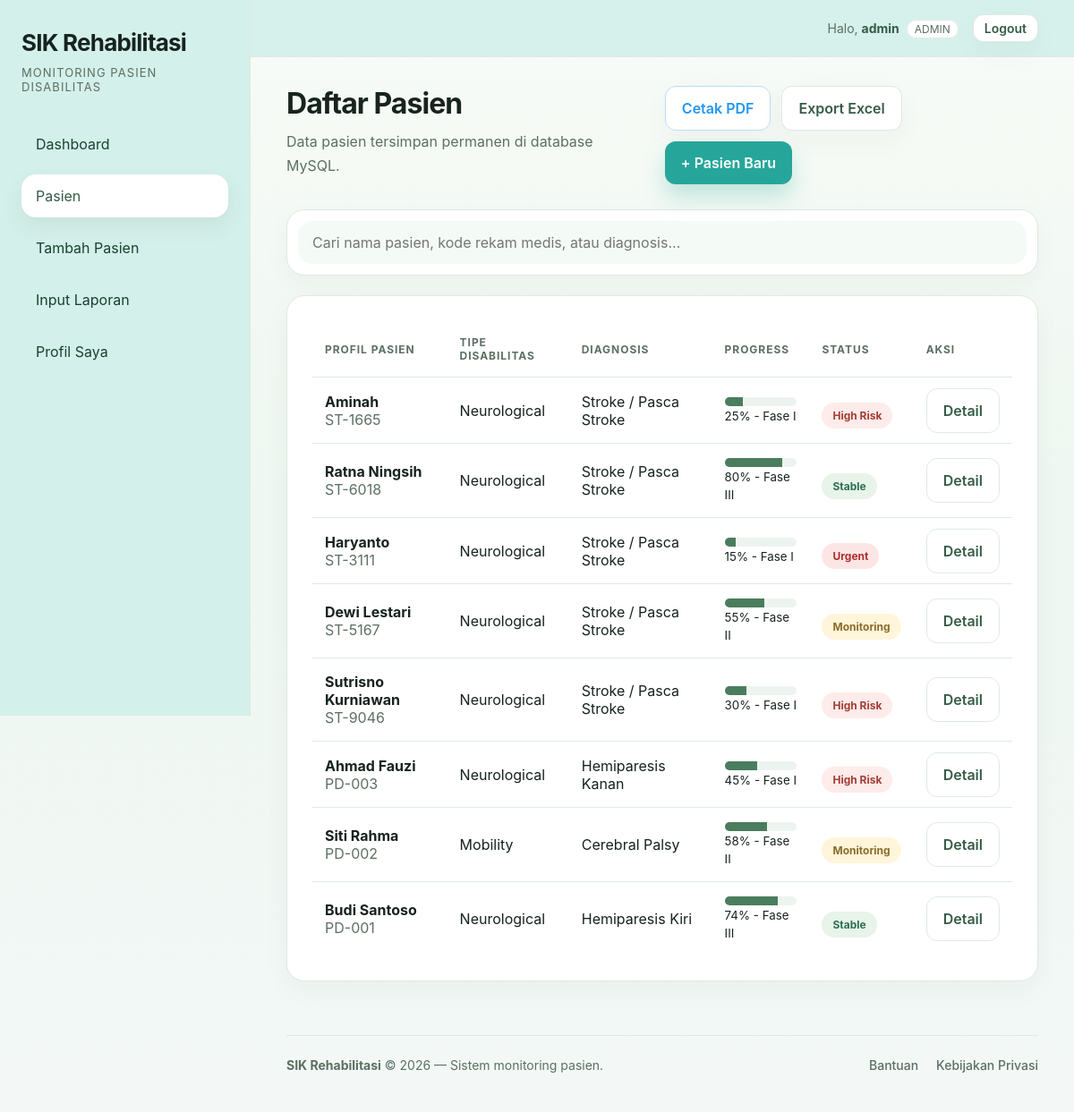
Screenshot of /patients.php (signed in) with the database file from the repository.
### tables this page shows
CREATE TABLE patients (
    id INT PRIMARY KEY AUTO_INCREMENT,
    code VARCHAR(20) NOT NULL UNIQUE,
    name VARCHAR(100) NOT NULL,
    age INT NOT NULL,
    gender ENUM('L','P') NOT NULL,
    address VARCHAR(150),
    diagnosis VARCHAR(100) NOT NULL,
    disability_type VARCHAR(50) NOT NULL,
    status ENUM('stable','monitoring','high-risk','urgent') NOT NULL DEFAULT 'monitoring',
    room VARCHAR(50),
    blood_type VARCHAR(5),
    admission_date DATE,
    clinician VARCHAR(100),
    progress INT DEFAULT 0,
    phase VARCHAR(30),
    latest_assessment DATETIME,
    heart_rate INT,
    spo2 INT,
    blood_pressure VARCHAR(15)
);

### includes/functions.php (called while the page is built, shortened)
<?php
function h(?string $value): string
{
    return htmlspecialchars((string)$value, ENT_QUOTES, 'UTF-8');
}
function getPatients(PDO $pdo, string $search = '', int $limit = 0, int $offset = 0): array
{
    $limitSql = "";
    if ($limit > 0) {
        $limitSql = " LIMIT $limit OFFSET $offset";
    }
    $roleFilter = "";
    $params = [];
    $stmt = $pdo->prepare("SELECT * FROM patients" . $roleFilter . " ORDER BY id DESC" . $limitSql);
    $stmt->execute($params);
    return $stmt->fetchAll();
}
function statusLabel(string $status): string
{
    $map = [
        'stable' => 'Stable',
        'monitoring' => 'Monitoring',
        'high-risk' => 'High Risk',
        'urgent' => 'Urgent',
    ];
    return $map[$status] ?? ucfirst($status);
}
?>

### patients.php (the view, shortened to what this page needs)
<?php
require 'includes/db.php';
require 'includes/functions.php';
$search = trim($_GET['search'] ?? '');
$limit = 10;
$page = isset($_GET['page']) ? (int)$_GET['page'] : 1;
$offset = ($page - 1) * $limit;
$patients = getPatients($pdo, $search, $limit, $offset);
require 'includes/header.php';
?>
<div class="topbar">
    <div class="page-title">
        <h2>Daftar Pasien</h2>
        <p>Data pasien tersimpan permanen di database MySQL.</p>
    </div>
    <?php if ($_SESSION['role'] === 'super_admin' || $_SESSION['role'] === 'admin'): ?>
        <div style="display: flex; gap: 12px; flex-wrap: wrap;">
            <a href="print-patients.php?search=<?= urlencode($search) ?>" target="_blank" class="btn btn-secondary" style="box-shadow: var(--shadow); color: #2196F3; border-color: #bbdefb;">Cetak PDF</a>
            <a href="export-csv.php?search=<?= urlencode($search) ?>" class="btn btn-secondary" style="box-shadow: var(--shadow);">Export Excel</a>
            <a href="add-patient.php" class="btn btn-primary">+ Pasien Baru</a>
        </div>
    <?php endif; ?>
</div>
<form id="search-form" class="search-row" method="get" style="background: var(--surface); padding: 12px; border-radius: 20px; border: 1px solid var(--border); box-shadow: var(--shadow);">
    <input id="search-input" name="search" class="input" placeholder="Cari nama pasien, kode rekam medis, atau diagnosis..." value="<?= h($search) ?>" style="border: none; background: #f4fbf6;" autocomplete="off">
</form>
<div class="card" id="patients-card">
    <div class="table-wrapper" style="border: none; border-radius: 0;">
        <table class="table">
            <thead>
                <tr>
                    <th>Profil Pasien</th>
                    <th>Tipe Disabilitas</th>
                    <th>Diagnosis</th>
                    <th>Progress</th>
                    <th>Status</th>
                    <th>Aksi</th>
                </tr>
            </thead>
            <tbody>
                <?php foreach ($patients as $patient): ?>
                    <tr>
                        <td>
                            <strong><?= h($patient['name']) ?></strong><br>
                            <span class="muted"><?= h($patient['code']) ?></span>
                        </td>
                        <td><?= h($patient['disability_type']) ?></td>
                        <td><?= h($patient['diagnosis']) ?></td>
                        <td>
                            <div class="progress"><span style="width: <?= (int)$patient['progress'] ?>%"></span></div>
                            <small><?= (int)$patient['progress'] ?>% - <?= h($patient['phase']) ?></small>
                        </td>
                        <td><span class="status <?= h($patient['status']) ?>"><?= h(statusLabel($patient['status'])) ?></span></td>
                        <td><a class="btn btn-secondary" href="patient-detail.php?id=<?= (int)$patient['id'] ?>">Detail</a></td>
                    </tr>
                <?php endforeach; ?>
            </tbody>
        </table>
    </div>
</div>
<?php require 'includes/footer.php'; ?>

### css/style.css (style rules this page uses)
:root { --primary: #4a7d5d; --primary-dark: #355c46; --primary-light: #e8f3ea; --surface: #ffffff; --bg: #f7fbf8; --text: #17231e; --muted: #5c6f62; --border: #dfe8e2; --danger: #d9534f; --warning: #eb9a3d; --success: #2d8b55; --shadow: 0 10px 30px rgba(23, 39, 31, 0.04); }
* { box-sizing: border-box; }
html { scroll-behavior: smooth; }
body { margin: 0; min-height: 100vh; font-family: 'Inter', system-ui, -apple-system, BlinkMacSystemFont, 'Segoe UI', sans-serif; background: linear-gradient(180deg, #f8fbf7 0%, #eef7f1 45%, #f3f8f6 100%); color: var(--text); }
a { color: inherit; text-decoration: none; }
button, input, select, textarea { font: inherit; }
.main > * { animation: fadeInUp 0.5s cubic-bezier(0.2, 0.8, 0.2, 1) backwards; }
.main > *:nth-child(2) { animation-delay: 0.2s; }
.main > *:nth-child(3) { animation-delay: 0.3s; }
.main > *:nth-child(4) { animation-delay: 0.4s; }
.topbar { display: flex; justify-content: space-between; align-items: flex-start; gap: 18px; margin-bottom: 28px; }
.page-title h2 { margin: 0; font-size: clamp(2rem, 2.6vw, 3rem); letter-spacing: -0.03em; }
.page-title p { margin: 10px 0 0; color: var(--muted); max-width: 680px; line-height: 1.7; }
.card { background: var(--surface); border: 1px solid var(--border); border-radius: 20px; padding: 28px; box-shadow: var(--shadow); transition: transform 0.3s ease, box-shadow 0.3s ease; }
.muted { color: var(--muted); }
.table-wrapper { overflow-x: auto; background: var(--surface); border-radius: 16px; border: 1px solid var(--border); }
.table { width: 100%; min-width: 720px; border-collapse: separate; border-spacing: 0; }
.table th, .table td { padding: 16px 14px; border-bottom: 1px solid rgba(223, 232, 226, 0.95); text-align: left; }
.table tbody tr:last-child td { border-bottom: none; }
.table th { color: var(--muted); font-size: 12px; text-transform: uppercase; letter-spacing: 0.08em; }
.progress { height: 10px; background: #edf4ef; border-radius: 999px; overflow: hidden; }
.progress > span { display: block; height: 100%; background: var(--primary); }
.status { display: inline-block; padding: 7px 12px; border-radius: 999px; font-size: 12px; font-weight: 700; margin: 12px 0 0; }
.status.stable { background: #e8f3ea; color: #2c6f4e; }
.status.monitoring { background: #fff5da; color: #8b6d2a; }
.status.high-risk { background: #fdecea; color: #a43d35; }
.status.urgent { background: #fce6e5; color: #b12f2c; }
.search-row { display: flex; gap: 12px; flex-wrap: wrap; margin-bottom: 22px; }
.input, .select, .textarea { width: 100%; padding: 14px 16px; border: 1px solid rgba(223, 232, 226, 0.95); background: #ffffff; border-radius: 16px; transition: border-color 0.2s ease, box-shadow 0.2s ease; }
.btn { border: 0; border-radius: 12px; padding: 14px 18px; font-weight: 600; cursor: pointer; transition: transform 0.2s ease, background 0.2s ease, box-shadow 0.2s ease; }
.btn-primary { background: #26a69a; color: white; box-shadow: 0 14px 24px rgba(38, 166, 154, 0.25); }
.btn-secondary { background: #ffffff; border: 1px solid rgba(223, 232, 226, 0.95); color: var(--primary-dark); }

### rows the page displays
patients: name "Aminah", code "ST-1665", disability_type "Neurological", diagnosis "Stroke / Pasca Stroke", progress "25", phase "Fase I", status "High Risk"
patients: name "Ratna Ningsih", code "ST-6018", disability_type "Neurological", diagnosis "Stroke / Pasca Stroke", progress "80", phase "Fase III", status "Stable"
patients: name "Haryanto", code "ST-3111", disability_type "Neurological", diagnosis "Stroke / Pasca Stroke", progress "15", phase "Fase I", status "Urgent"
patients: name "Dewi Lestari", code "ST-5167", disability_type "Neurological", diagnosis "Stroke / Pasca Stroke", progress "55", phase "Fase II", status "Monitoring"
patients: name "Sutrisno Kurniawan", code "ST-9046", disability_type "Neurological", diagnosis "Stroke / Pasca Stroke", progress "30", phase "Fase I", status "High Risk"
patients: name "Ahmad Fauzi", code "PD-003", disability_type "Neurological", diagnosis "Hemiparesis Kanan", progress "45", phase "Fase I", status "High Risk"
patients: name "Siti Rahma", code "PD-002", disability_type "Mobility", diagnosis "Cerebral Palsy", progress "58", phase "Fase II", status "Monitoring"
patients: name "Budi Santoso", code "PD-001", disability_type "Neurological", diagnosis "Hemiparesis Kiri", progress "74", phase "Fase III", status "Stable"

### other values shown
$_SESSION['username'] "admin"
$_SESSION['role'] "ADMIN"
